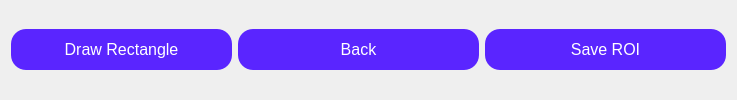
       <widget class="QFrame" name="draw_rect_buttons">
        <property name="maximumSize">
         <size>
          <width>804</width>
          <height>16777215</height>
         </size>
        </property>
        <layout class="QHBoxLayout" name="horizontalLayout_3">
         <item>
          <widget class="QPushButton" name="draw_rectangle_button">
           <property name="minimumSize">
            <size>
             <width>221</width>
             <height>41</height>
            </size>
           </property>
           <property name="maximumSize">
            <size>
             <width>221</width>
             <height>41</height>
            </size>
           </property>
           <property name="styleSheet">
            <string notr="true">QPushButton {
	color: white;
	font-size: 16px;
	background: rgb(90, 37, 255);
	border-radius: 15px;
}
QPushButton:checked {
	color:white; 
	font-size: 16px;
	background: rgb(45, 0, 110);
	border-radius: 15px;
}
</string>
           </property>
           <property name="text">
            <string>Draw Rectangle</string>
           </property>
           <property name="checkable">
            <bool>true</bool>
           </property>
           <property name="checked">
            <bool>false</bool>
           </property>
          </widget>
         </item>
         <item>
          <widget class="QPushButton" name="back_from_rectangle_button">
           <property name="minimumSize">
            <size>
             <width>241</width>
             <height>41</height>
            </size>
           </property>
           <property name="maximumSize">
            <size>
             <width>241</width>
             <height>41</height>
            </size>
           </property>
           <property name="styleSheet">
            <string notr="true">QPushButton {
	color: white;
	font-size: 16px;
	background: rgb(90, 37, 255);
	border-radius: 15px;
}
</string>
           </property>
           <property name="text">
            <string>Back</string>
           </property>
           <property name="checkable">
            <bool>true</bool>
           </property>
           <property name="checked">
            <bool>false</bool>
           </property>
          </widget>
         </item>
         <item>
          <widget class="QPushButton" name="save_rect_button">
           <property name="minimumSize">
            <size>
             <width>241</width>
             <height>41</height>
            </size>
           </property>
           <property name="maximumSize">
            <size>
             <width>241</width>
             <height>41</height>
            </size>
           </property>
           <property name="styleSheet">
            <string notr="true">QPushButton {
	color: white;
	font-size: 16px;
	background: rgb(90, 37, 255);
	border-radius: 15px;
}
</string>
           </property>
           <property name="text">
            <string>Save ROI</string>
           </property>
           <property name="checkable">
            <bool>true</bool>
           </property>
           <property name="checked">
            <bool>false</bool>
           </property>
          </widget>
         </item>
        </layout>
       </widget>
